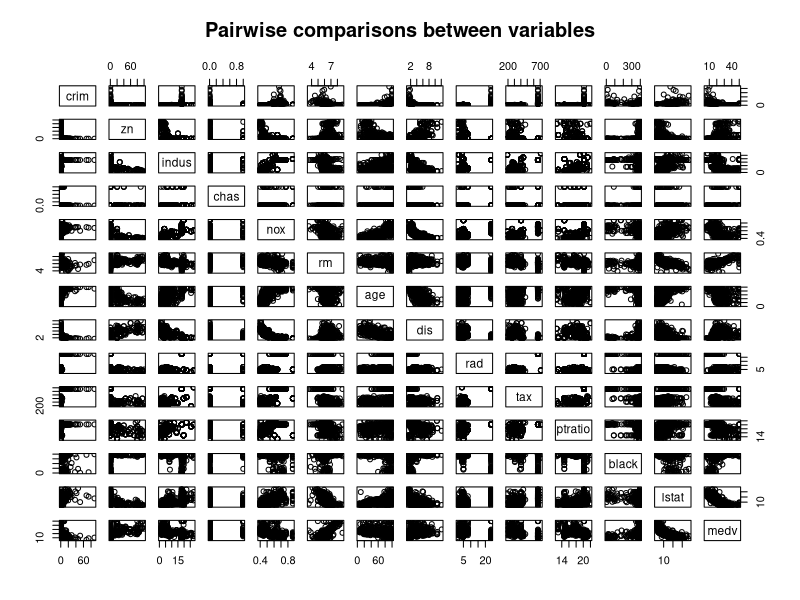
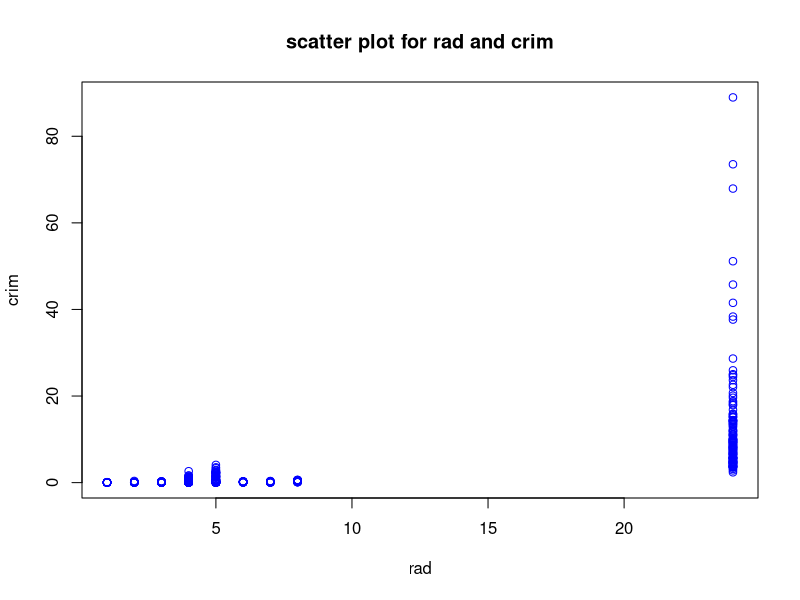
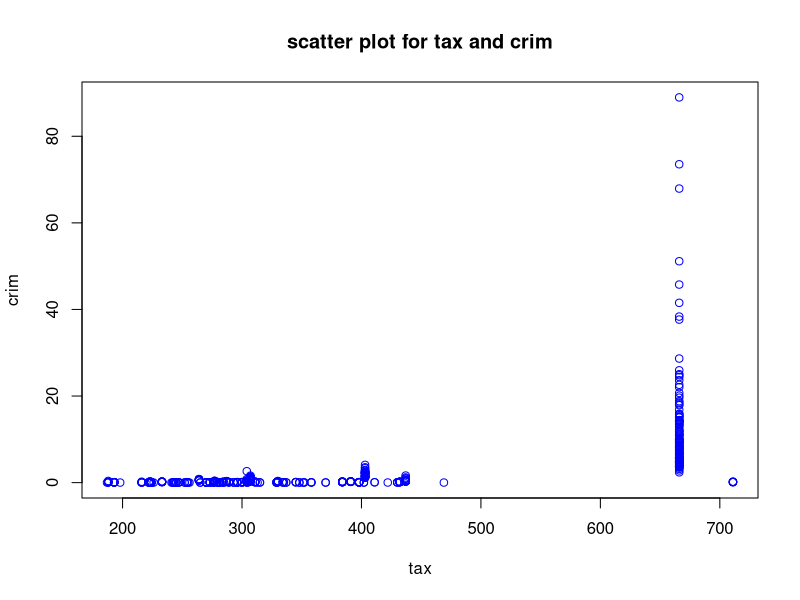
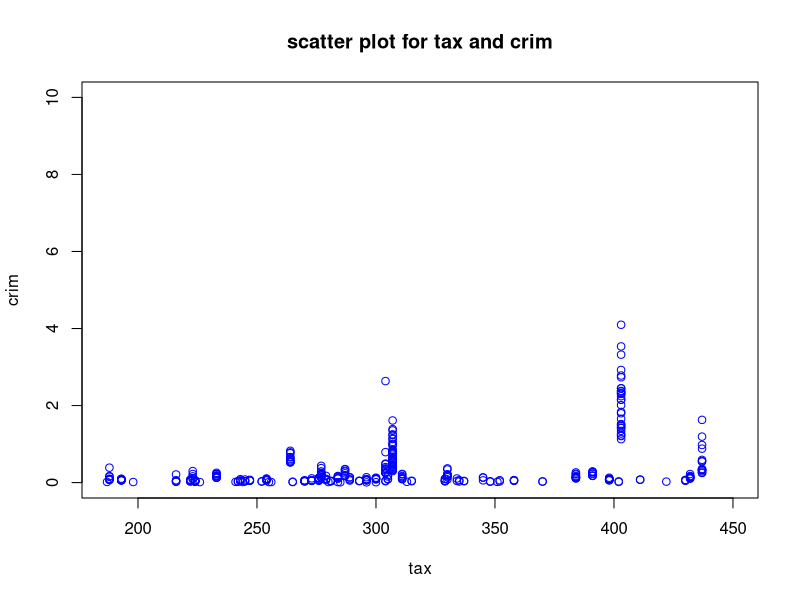
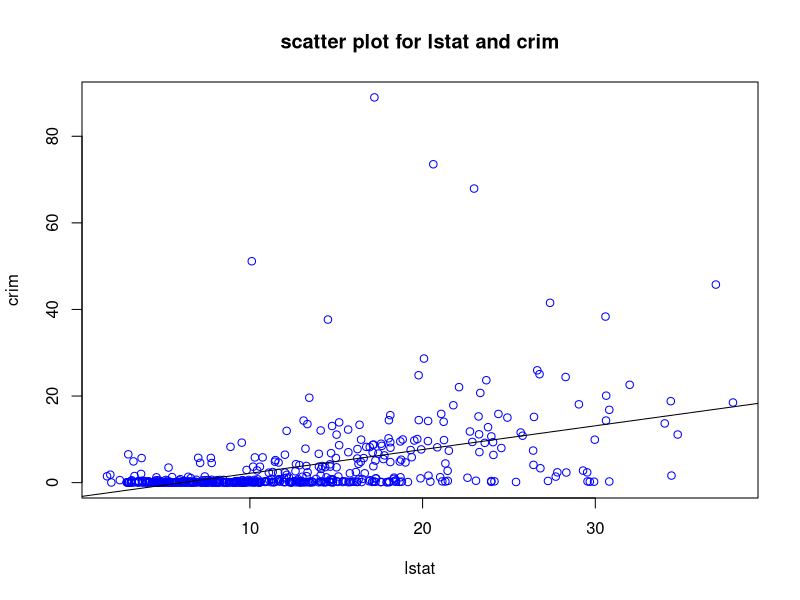
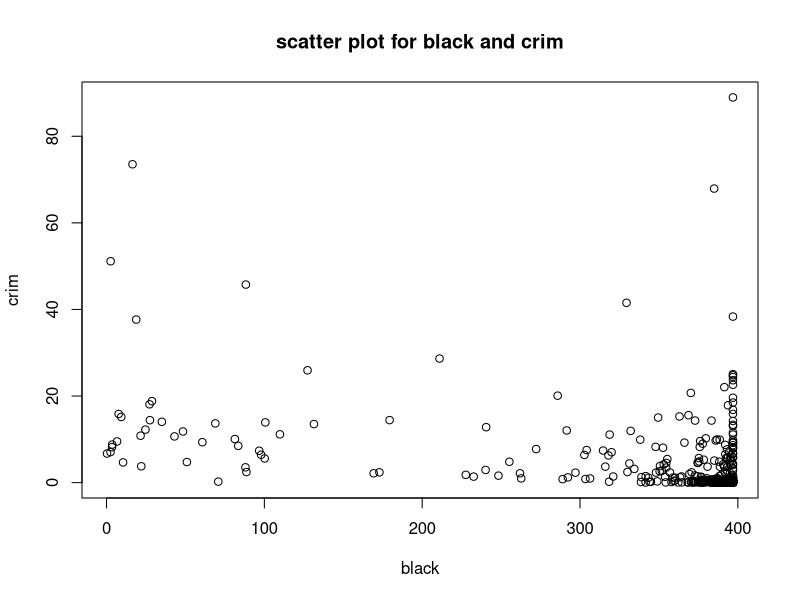
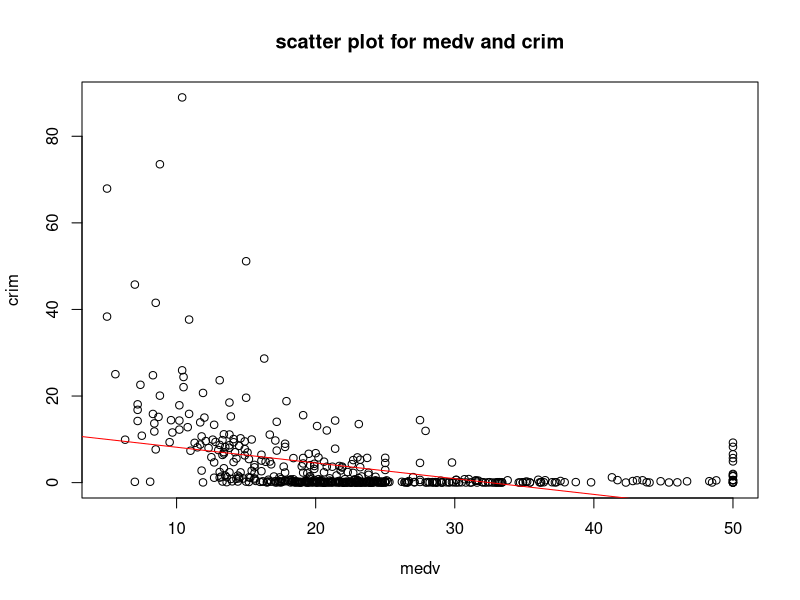
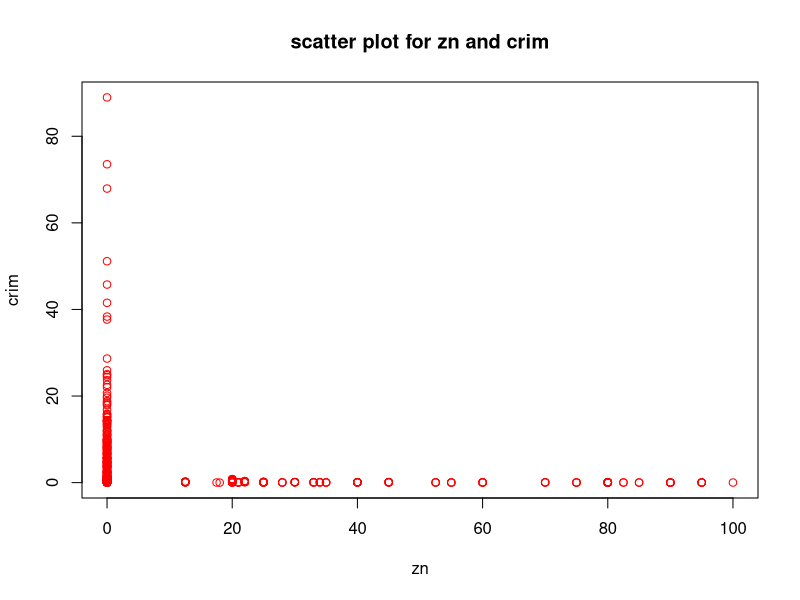

These charts were generated, in order, by the following R code:
      #### Tserpes Marios ####
###Research Methods in Data Science###
       ### Assignment 1 #######
      
#install package
install.packages("MASS")
library(MASS)      

      
#Quick look about data set
?Boston
View(Boston)
str(Boston)


####################
####QUESTION 1.i####
####################

#Objects that contain number of rows and columns of Boston's dataset
number.of.rows <- nrow(Boston)
number.of.columns <- ncol(Boston)

sprintf('The number of rows is %d. The number of columns is %s.',
        number.of.rows, number.of.columns)


####################
####QUESTION 1.ii####
####################
pairs(Boston, main = 'Pairwise comparisons between variables')

#In this step I create each scatter plot differently to make the relationship more visible.
#scatter plot for rad and crim rate
plot(Boston$rad, Boston$crim, xlab = 'rad', ylab = 'crim', 
    col = 'blue', main = 'scatter plot for rad and crim')

#scatter plot for tax and crim rate
plot(Boston$tax, Boston$crim, xlab = 'tax', ylab = 'crim', 
     col = 'blue', main = 'scatter plot for tax and crim')

#scatter plot for crim and tax, reducing xlimits and ylimits
plot(Boston$tax, Boston$crim, xlab = 'tax', ylab = 'crim', 
     col = 'blue', main = 'scatter plot for tax and crim',
     ylim = c(0, 10), xlim = c(min(Boston$tax), 450))


#scatter plot for lstat and crim rate
plot(Boston$lstat, Boston$crim, xlab = 'lstat', ylab = 'crim', 
     col = 'blue', main = 'scatter plot for lstat and crim')
abline(lm(Boston$crim~Boston$lstat))


#scatter plot for black and crim rate
plot(Boston$black, Boston$crim, xlab = 'black', ylab = 'crim', 
     col = 'black', main = 'scatter plot for black and crim')

#scatter plot for medv and crim rate
plot(Boston$medv, Boston$crim, xlab = 'medv', ylab = 'crim', 
     col = 'black', main = 'scatter plot for medv and crim')
abline(lm(Boston$crim~Boston$medv), col = 'red')

#scatter plot for zn and crim rate
plot(Boston$zn, Boston$crim, xlab = 'zn', ylab = 'crim', 
     col = 'red', main = 'scatter plot for zn and crim')

 
#scatter plot for indus and crim rate
plot(Boston$indus, Boston$crim, xlab = 'indus', ylab = 'crim', 
     col = 'red', main = 'scatter plot for indus')


     
#scatter plot for chas and crim rate.!!!DOES NOT MAKE SENSE DUE TO THE FACT THAT IS CATEGORICAL
plot(Boston$chas, Boston$crim, xlab = 'chas', ylab = 'crim', 
     col = 'red', main = 'scatter plot for chas and crim')

#scatter plot for nox and crim rate
plot(Boston$nox, Boston$crim, xlab = 'nox', ylab = 'crim', 
     col = 'red', main = 'scatter plot for nox and crim')
abline(lm(Boston$crim~Boston$nox))


#scatter plot for rm and crim rate
plot(Boston$rm, Boston$crim, xlab = 'rm', ylab = 'crim', 
     col = 'red', main = 'scatter plot for rm and crim')
abline(lm(Boston$crim~Boston$rm))


#scatter plot for age and crim rate
plot(Boston$age, Boston$crim, xlab = 'age', ylab = 'crim', 
     col = 'red', main = 'scatter plot for age and crim')
abline(lm(Boston$crim~Boston$age))

#scatter plot for dis and crim rate
plot(Boston$dis, Boston$crim, xlab = 'dis', ylab = 'crim', 
     col = 'red', main = 'scatter plot for dis and crim')
abline(lm(Boston$crim~Boston$dis))

#In this plot(dis and crime rate) i have reduce xlimits in order to be more visible the non-linear relationship
plot(Boston$dis, Boston$crim, xlab = 'dis', ylab = 'crim', 
     col = 'red', main = 'scatter plot for dis and crim reducing xlimits',
     xlim = c(min(Boston$dis), 4.5))

#scatter plot for ptratio and crim rate
plot(Boston$ptratio, Boston$crim, xlab = 'ptratio', ylab = 'crim', 
     col = 'red', main = 'scatter plot for ptratio and crim')



####################
####QUESTION 1.iii####
####################

hist(Boston$crim, breaks = 7, main = 'per capita crime rate by town',
     xlab = 'crim', col = 'blue', labels = TRUE)
# +3 standard deviations from the mean
mean(Boston$crim) + (sd(Boston$crim) *3)


hist(Boston$tax, breaks = 10, main = 'full-value-property-tax rate',
     xlab = 'crim', col = 'red', labels = TRUE)
# +3 standard deviations from the mean
mean(Boston$tax) + (sd(Boston$tax) *3)

hist(Boston$ptratio, breaks = 10, main = 'pupil-teacher ratio by town',
     xlab = 'crim', col = 'white', labels = TRUE)
# +3 standard deviations from the mean
mean(Boston$ptratio) + (sd(Boston$ptratio) * 3)


####################
####QUESTION 1.iv####
####################

#a subset that contains data about suburbs bordering with Charles' river
suburbs.near.river <- subset(Boston, Boston$chas == 1) #or !=0
#an object tha contains the number of suburbs bordering with the river
num.rows.near.river <- nrow(suburbs.near.river)

#percentage of suburbs near to Charles'river
percent.subs.near.river <- round(num.rows.near.river/nrow(Boston)*100,1)

sprintf('Number of suburbs bordering Charles is %s.Percentaglly, is %f percent',
        num.rows.near.river, percent.subs.near.river)


#if we wouldlike to visualize a barplot as i have mentioned in report
#Boston$chas <- as.factor(Boston$chas)
#levels(Boston$chas) <- c('Not in Charles', 'In charles')

#plot(Boston$chas, main = 'Number of suburbs bordering Charles or not,
#col = 'blue', xlab = 'chas)



####################
####QUESTION 1.v####
####################


median.value <- median(Boston$ptratio)
sprintf('The median ratio of pupils to teachers is : %s. ',
        median.value)

#or alternatively 
#median.value2 <- summary(Boston$ptratio)[3]

####################
####QUESTION 1.vi####
####################

#in order to examine the minimum value: medv = 5.00
summary(Boston$medv)

#a subset that contains suburbs with the minimum medv
suburbs.min.medv <- subset(Boston, Boston$medv == min(Boston$medv))
suburbs.min.medv



summary(suburbs.min.medv)
summary(Boston)

####################
####QUESTION 1.vii####
####################

#a subset that contains suburbs with more than 8 rooms
more.than.8.rm <- subset(Boston, Boston$rm > 8)
num.of.subs.8.rm <- nrow(more.than.8.rm)
sprintf("The number of suburbs with more than 8 rooms per dwelling is : %s .",
       num.of.subs.8.rm)

print(more.than.8.rm)

summary(more.than.8.rm)
summary(Boston)


#hist$age for  subset
hist(more.than.8.rm$age, breaks = 10,
     col = 'red', labels = TRUE)


#plotline in order to visualize the difference in lower status of the population (percent).
plot(more.than.8.rm$lstat, type = 'b', col = 'red', lwd = 5, 
     main = 'lstat of subset with rooms greater than 8')
plot(Boston$lstat, type = "b", col = "blue", main = 'overall population') 


#about crime rate in subset and overall population
plot(more.than.8.rm$crim, col = 'red', type = 'b',
     main = 'crime rate of subset with rooms greater than 8', labels = TRUE)

plot(Boston$crim, col = 'blue', type = 'l',
     main = 'overall population')


#about median value of homes in subset and overall population
hist(more.than.8.rm$medv, col = 'red', labels = TRUE,
     main = 'medv of homes of subset with rooms greater than 8')
hist(Boston$medv, col = 'blue', labels = TRUE,
     main = 'overall population')




